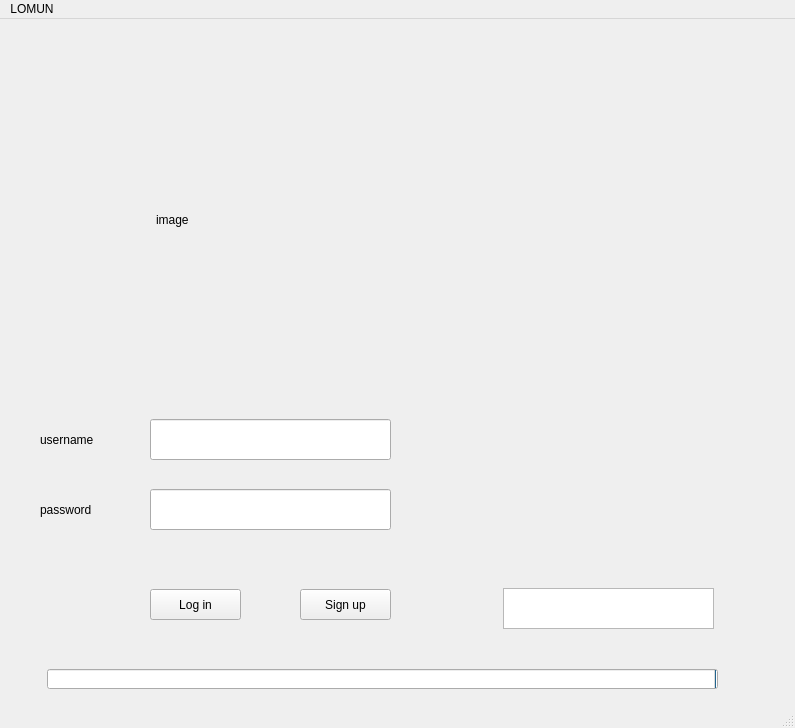
<?xml version="1.0" encoding="UTF-8"?>
<ui version="4.0">
 <class>LoginPage</class>
 <widget class="QMainWindow" name="LoginPage">
  <property name="geometry">
   <rect>
    <x>0</x>
    <y>0</y>
    <width>795</width>
    <height>728</height>
   </rect>
  </property>
  <property name="windowTitle">
   <string>LOMUN</string>
  </property>
  <widget class="QWidget" name="centralWidget">
   <widget class="QLineEdit" name="user">
    <property name="geometry">
     <rect>
      <x>150</x>
      <y>400</y>
      <width>241</width>
      <height>41</height>
     </rect>
    </property>
   </widget>
   <widget class="QLineEdit" name="pass">
    <property name="geometry">
     <rect>
      <x>150</x>
      <y>470</y>
      <width>241</width>
      <height>41</height>
     </rect>
    </property>
    <property name="echoMode">
     <enum>QLineEdit::Password</enum>
    </property>
   </widget>
   <widget class="QLabel" name="label_2">
    <property name="geometry">
     <rect>
      <x>40</x>
      <y>410</y>
      <width>71</width>
      <height>21</height>
     </rect>
    </property>
    <property name="text">
     <string>username</string>
    </property>
   </widget>
   <widget class="QLabel" name="label_3">
    <property name="geometry">
     <rect>
      <x>40</x>
      <y>480</y>
      <width>71</width>
      <height>21</height>
     </rect>
    </property>
    <property name="text">
     <string>password</string>
    </property>
   </widget>
   <widget class="QPushButton" name="login">
    <property name="geometry">
     <rect>
      <x>150</x>
      <y>570</y>
      <width>91</width>
      <height>31</height>
     </rect>
    </property>
    <property name="text">
     <string>Log in</string>
    </property>
   </widget>
   <widget class="QPushButton" name="signup">
    <property name="geometry">
     <rect>
      <x>300</x>
      <y>570</y>
      <width>91</width>
      <height>31</height>
     </rect>
    </property>
    <property name="text">
     <string>Sign up</string>
    </property>
   </widget>
   <widget class="QTextEdit" name="textEdit">
    <property name="geometry">
     <rect>
      <x>503</x>
      <y>569</y>
      <width>211</width>
      <height>41</height>
     </rect>
    </property>
   </widget>
   <widget class="QProgressBar" name="progressBar">
    <property name="geometry">
     <rect>
      <x>47</x>
      <y>650</y>
      <width>671</width>
      <height>20</height>
     </rect>
    </property>
    <property name="value">
     <number>0</number>
    </property>
    <property name="textVisible">
     <bool>true</bool>
    </property>
    <property name="invertedAppearance">
     <bool>true</bool>
    </property>
    <property name="format">
     <string/>
    </property>
   </widget>
   <widget class="QLabel" name="image">
    <property name="geometry">
     <rect>
      <x>156</x>
      <y>140</y>
      <width>421</width>
      <height>121</height>
     </rect>
    </property>
    <property name="text">
     <string>image</string>
    </property>
   </widget>
  </widget>
  <widget class="QStatusBar" name="statusBar"/>
  <widget class="QMenuBar" name="menuBar">
   <property name="geometry">
    <rect>
     <x>0</x>
     <y>0</y>
     <width>795</width>
     <height>22</height>
    </rect>
   </property>
   <widget class="QMenu" name="menuLOMUN">
    <property name="title">
     <string>LOMUN</string>
    </property>
   </widget>
   <addaction name="menuLOMUN"/>
  </widget>
 </widget>
 <layoutdefault spacing="6" margin="11"/>
 <resources/>
 <connections/>
</ui>
